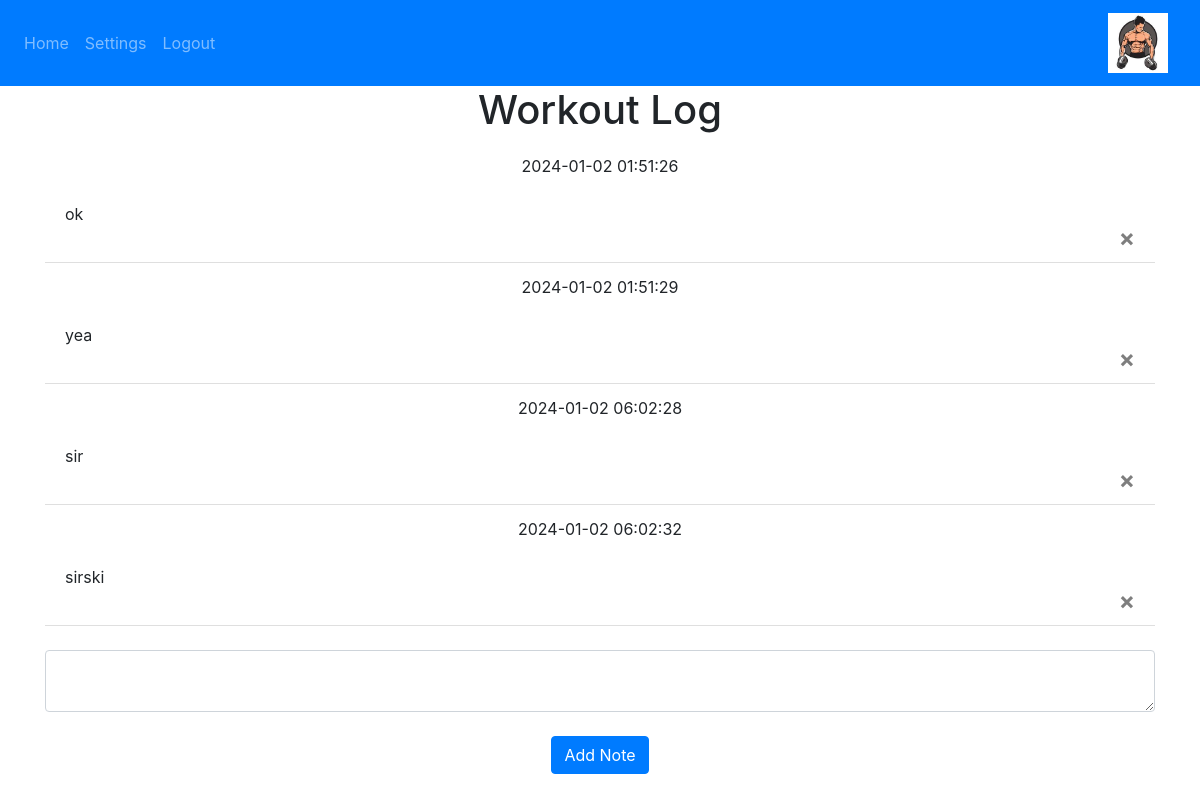
/ (signed in), run on an earlier commit of the app's database.
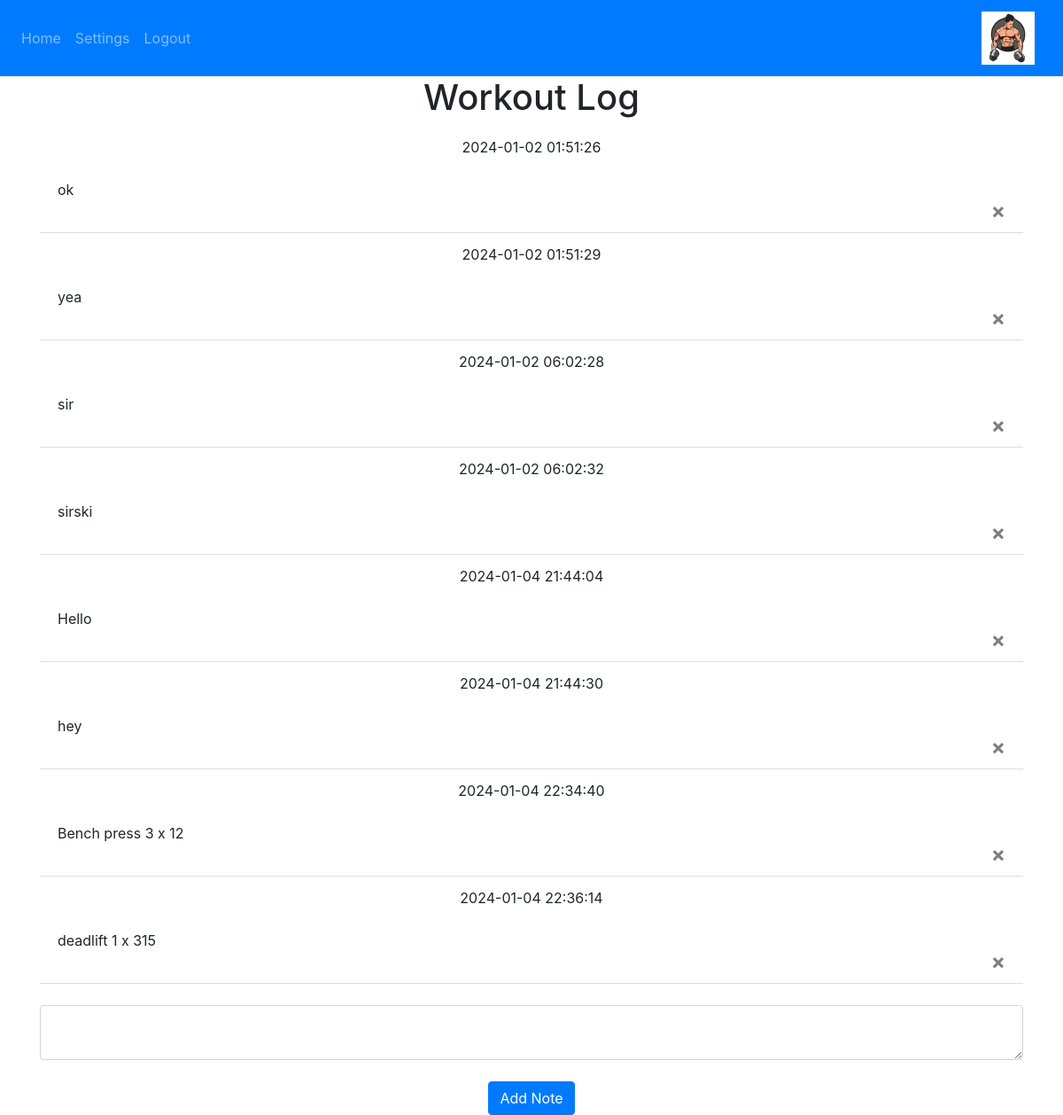
And on a later commit of the database.
### website/models.py (models this page shows)
class Note(db.Model):
    id = db.Column(db.Integer, primary_key = True)
    data = db.Column(db.String(10000))
    date =  db.Column(db.DateTime(timezone = True), default = func.now())
    user_id = db.Column(db.Integer, db.ForeignKey("user.id"))

### website/views.py (the view, shortened to what this page needs)
@views.route("/", methods = ["GET","POST"])
@login_required
def home():
    return render_template("home.html", user=current_user)

### website/__init__.py (called while the page is built)
def create_app():
    app = Flask(__name__)
    app.config['SECRET_KEY'] = "abcdefg"
    app.config["SQLALCHEMY_DATABASE_URI"] = f'sqlite:///{DB_NAME}'
    db.init_app(app)
    from .views import views
    from .auth import auth
    app.register_blueprint(views, url_prefix = "/")
    app.register_blueprint(auth, url_prefix = "/")
    from .models import User, Note
    create_database(app)
    login_manager = LoginManager()
    login_manager.login_view = "auth.login"
    login_manager.init_app(app)
    @login_manager.user_loader
    def load_user(id):
        return User.query.get(int(id))
    return app

### website/templates/home.html (shortened to what this page needs)
{% extends "base.html" %}
{%block content %}
<h1 align="center">Workout Log</h1>
<ul class = "list-group list-group-flush" id = "notes">
{%for note in user.notes%}
<li class = "list-group-item"><div style="text-align:center">{{note.date}}</div><br>{{note.data}}<br>
    <button type="button" class="close" onClick="deleteNote({{ note.id }})">
        <span aria-hidden="true">&times;</span>
      </button>
</li>
{%endfor%}
</ul>
<form method = "POST">
<br>
<textarea name = "note" id = "note" class = "form-control"></textarea>
<br>
<div align="center">
<button type = "submit" class="btn btn-primary">Add Note</button>
</div>
</form>
{%endblock%}

### website/templates/base.html (shortened to what this page needs)
<!DOCTYPE html>
<html>
<head>
    <link
      rel="stylesheet"
      href="https://stackpath.bootstrapcdn.com/bootstrap/4.4.1/css/bootstrap.min.css"
    />
    <link
      rel="stylesheet"
      href="https://stackpath.bootstrapcdn.com/font-awesome/4.7.0/css/font-awesome.min.css"
    />
</head>
<body>
  <nav class="navbar navbar-expand-lg navbar-dark bg-primary">
    <div class="collapse navbar-collapse" id="navbar">
      <div class="navbar-nav">
        {% if user.is_authenticated %}
        <a class="nav-item nav-link" id="home" href="/">Home</a>
        <a class="nav-item nav-link" id ="settings" href = "/settings">Settings</a>
        <a class="nav-item nav-link" id="logout" href="/logout">Logout</a>
        {%else%}
        <a class="nav-item nav-link" id="signUp" href="/sign-up">Sign Up</a>
        <a class="nav-item nav-link" id="login" href="/login">Login</a>
        {%endif%}
      </div>
    </div>
    <div class="navbar-brand ml-auto">
      <img src="{{ url_for('static', filename='images/fitness-logo-vector.jpg') }}" alt="Logo" style="height: 60px;">
  </div>
  </nav>
  <div class = "container">
    {%block content %}
    {%endblock%}
  </div>
  </body>
</html>
</body>
</html>

What changed in the data, as far as the page shows it:
added Note: date "2024-01-04 21:44:04", data "Hello"
added Note: date "2024-01-04 21:44:30", data "hey"
added Note: date "2024-01-04 22:34:40", data "Bench press 3 x 12"
added Note: date "2024-01-04 22:36:14", data "deadlift 1 x 315"
